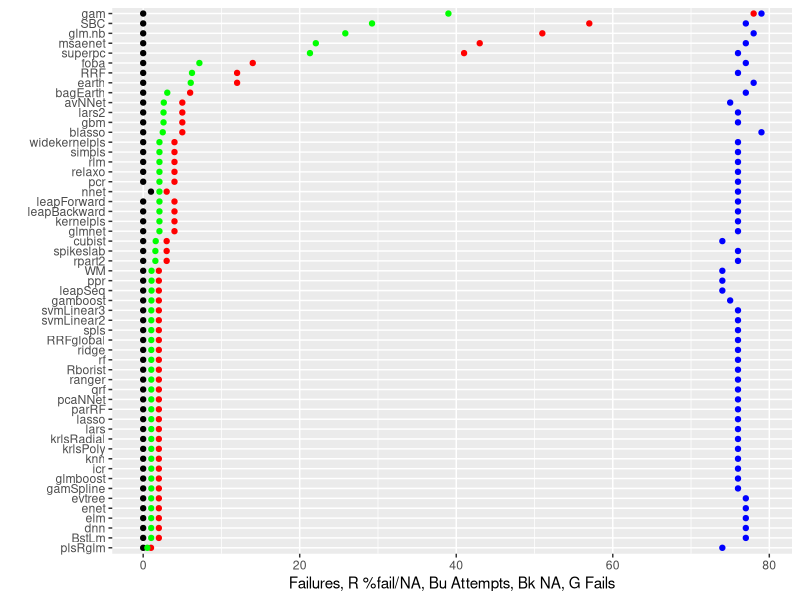
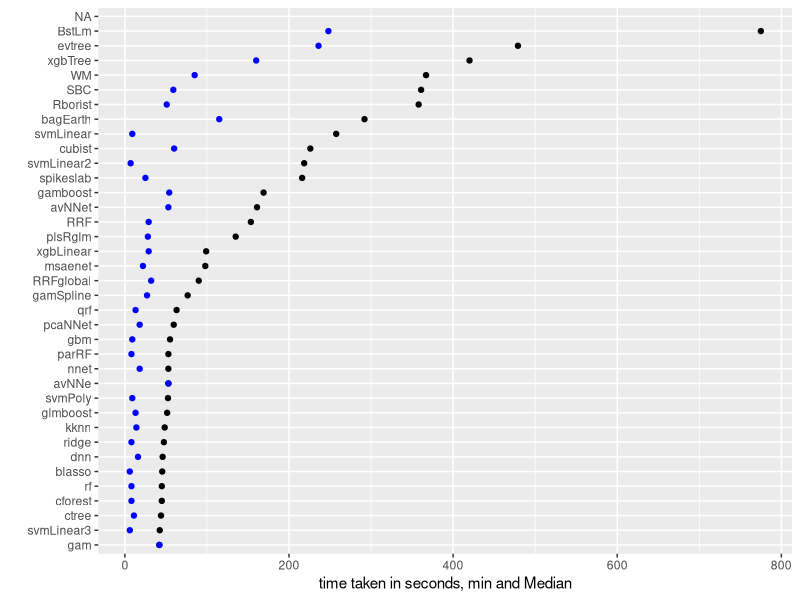
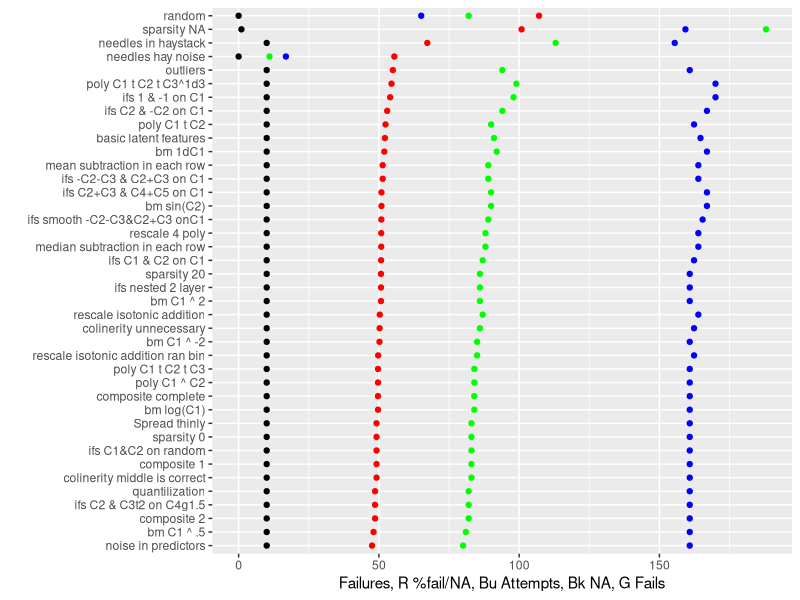
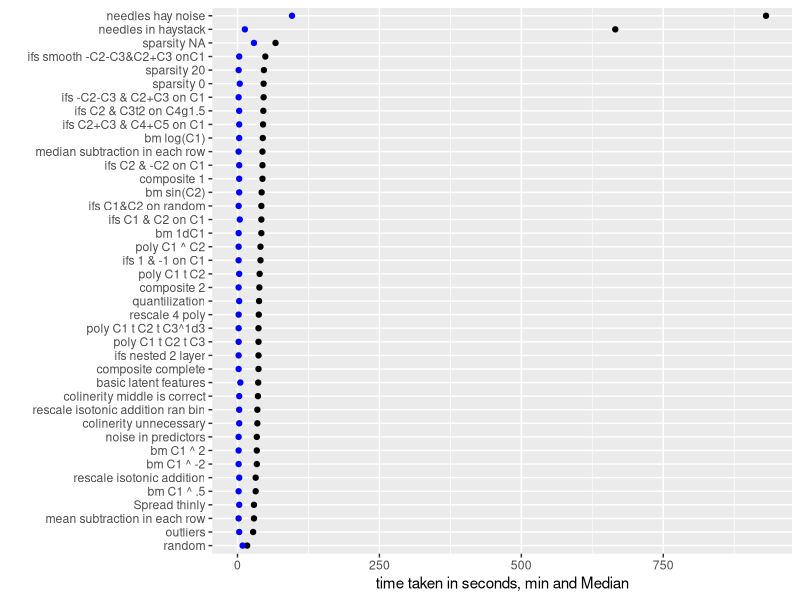
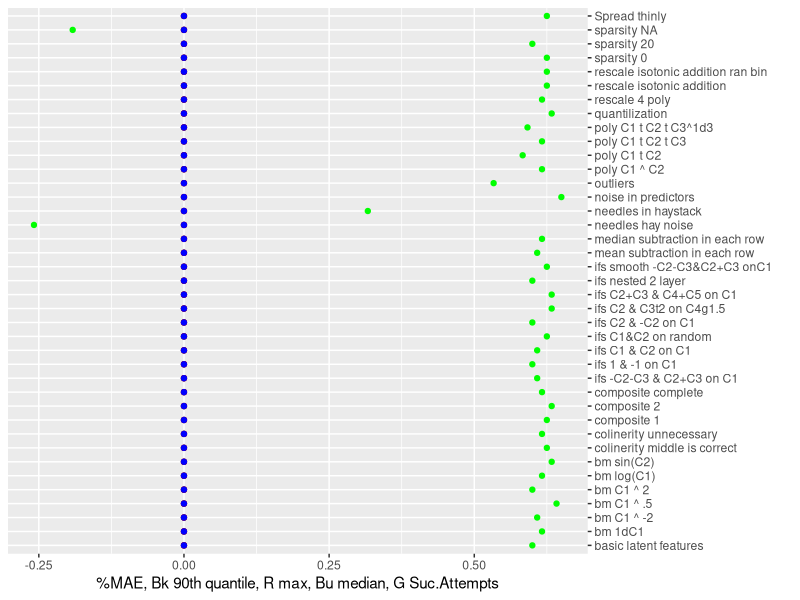
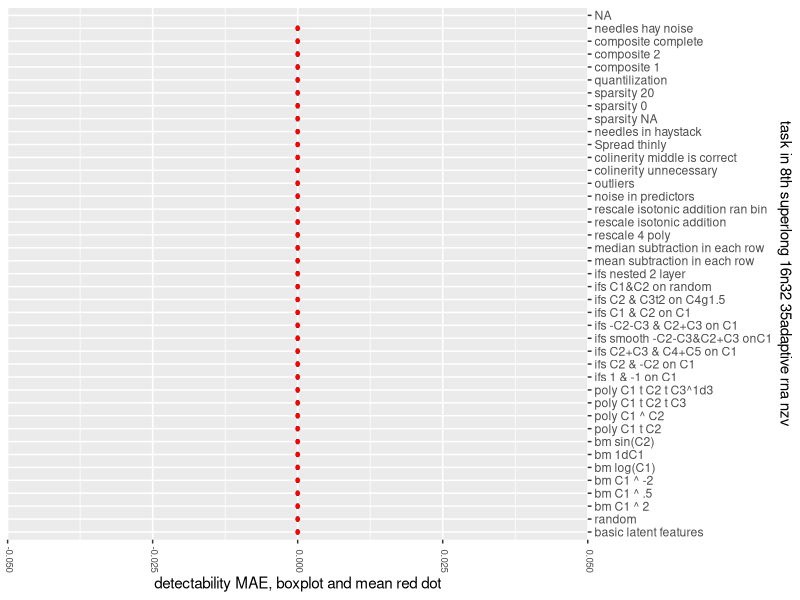
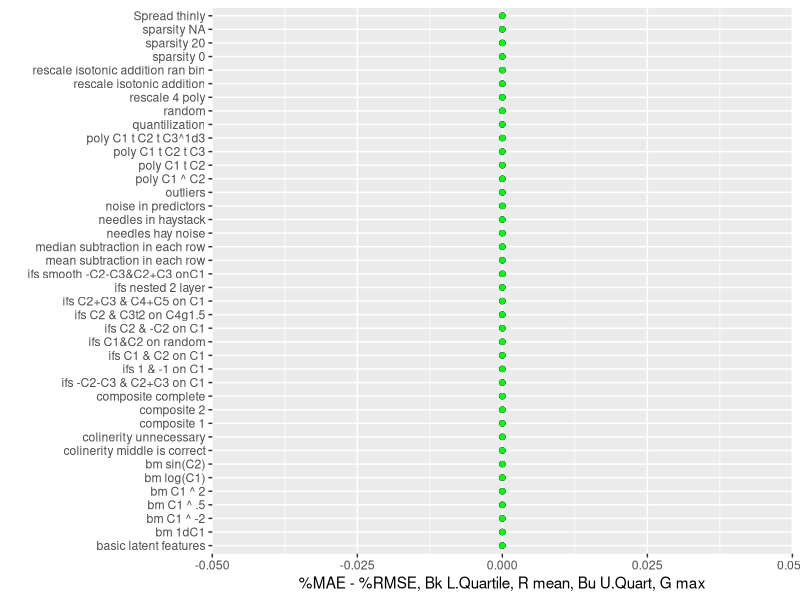
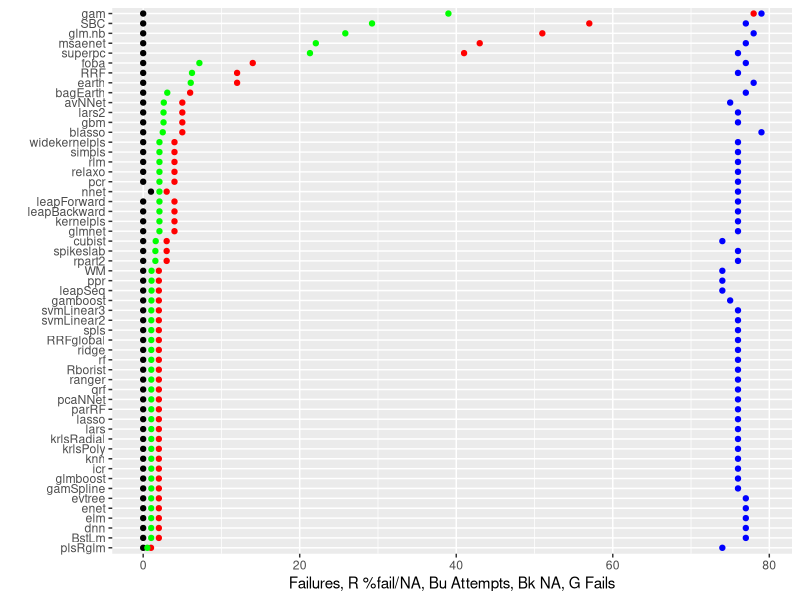

Recreate these plots in R, in order. (Note: this script raises an error after producing the figures.)
#ggplot: how  label, print to file
exp.name<-"8th superlong 16n32 35adaptive rna nzv"
mainDir<-getwd()
subDir<-exp.name
expiramentresults<-read.csv("8th superlong 16n32 35adaptive.csv", sep = ",",fill=TRUE, header = F,quote="",dec=".")
#gene.expect<-read.csv("gens names.csv", sep = ",",fill=TRUE, header = F,quote="",dec=".")
dir.create(file.path(mainDir, subDir))
setwd(file.path(mainDir, subDir))


library(ggplot2)    
library(reshape2) 
#######percent failed######
fails.df<-data.frame()
countr=0
for(algo in unique(expiramentresults[,7]))
{
  countr=countr+1
  fails.df[countr,1]<-algo
  fails.df[countr,2]<-as.numeric(sum(expiramentresults[,7]==algo))
  fails.df[countr,3]<-as.numeric(sum((expiramentresults[,1]=="Fail")*(expiramentresults[,7]==algo), na.rm = T))
  fails.df[countr,4]<-as.numeric(sum((is.na(expiramentresults[,1]))*(expiramentresults[,7]==algo)))
  fails.df[countr,5]<-(as.numeric(fails.df[countr,4])+as.numeric(fails.df[countr,3]))/as.numeric(fails.df[countr,2])
}
iti <- order(fails.df[,5],-fails.df[,4])
fails.df<-rbind(fails.df)[iti,]
write.table(fails.df,
            file = paste(exp.name,"Fails.csv", sep = ""), append =F, quote = F, sep = ",",
            eol = "\n", na = "", dec = ".", row.names = F,
            col.names = F, qmethod = "double")
not.interesting<-(fails.df[,5]==1) + (fails.df[,5]<.001)
I.fails.df<-fails.df[!not.interesting,]
library(ggplot2)

z<-ggplot(I.fails.df, aes(y = I.fails.df[,4], x = reorder(I.fails.df[,1], I.fails.df[,5]))) + geom_point()+ coord_flip()
z+ geom_point(colour="red",aes(I.fails.df[,1] ,I.fails.df[,3]),na.rm = TRUE)+
  geom_point(colour="blue",aes(I.fails.df[,1] ,I.fails.df[,2]))+
  geom_point(colour="green",aes(I.fails.df[,1] ,(I.fails.df[,5]*.5*max(I.fails.df[,2]))))+
  ylab(paste("Failures, R %fail/NA, Bu Attempts, Bk NA, G Fails")) + xlab("")
ggsave(paste(exp.name,"Fails.png", sep = ""),plot = last_plot(),scale = 3)

#####time taken#####
time.df<-data.frame()
countr=0
for(algo in unique(expiramentresults[,7]))
{
  countr=countr+1
  only.algo<-(expiramentresults[,7]==algo)
  time.df[countr,1]<-algo
  time.df[countr,2]<-min(expiramentresults[only.algo,17],na.rm = T)
  time.df[countr,3]<-median(expiramentresults[only.algo,17],na.rm = T)
  time.df[countr,4]<-mean(expiramentresults[only.algo,17],na.rm = T)
  time.df[countr,5]<-max(expiramentresults[only.algo,17],na.rm = T)
}
iti <- order(time.df[,3],time.df[,4])
time.df<-rbind(time.df)[iti,]
write.table(time.df,
            file = paste(exp.name,"Time.csv", sep = ""), append =F, quote = F, sep = ",",
            eol = "\n", na = "", dec = ".", row.names = F,
            col.names = F, qmethod = "double")
not.interesting<-(time.df[,3]<40) 
I.time.df<-time.df[!not.interesting,]

z<-ggplot(I.time.df, aes(y = I.time.df[,3], x = reorder(I.time.df[,1], I.time.df[,3]))) + geom_point()+ coord_flip()
z+   geom_point(colour="blue",aes(I.time.df[,1] ,I.time.df[,2]))+
  ylab(paste("time taken in seconds, min and Median")) + xlab("")


  #geom_point(colour="green",aes(I.time.df[,1] ,(I.time.df[,6]/max(I.time.df[,6]))))
  ggsave(paste(exp.name,"Time.png", sep = ""),plot = last_plot(),scale = 3)
  
#####success by task#### 
fails.df<-data.frame()
countr=0
for(algo in unique(expiramentresults[,10]))
{
  countr=countr+1
  fails.df[countr,1]<-algo
  fails.df[countr,2]<-as.numeric(sum(expiramentresults[,10]==algo))
  fails.df[countr,3]<-as.numeric(sum((expiramentresults[,1]=="Fail")*(expiramentresults[,10]==algo), na.rm = T))
  fails.df[countr,4]<-as.numeric(sum((is.na(expiramentresults[,1]))*(expiramentresults[,10]==algo)))
  fails.df[countr,5]<-(as.numeric(fails.df[countr,4])+as.numeric(fails.df[countr,3]))/as.numeric(fails.df[countr,2])
}
iti <- order(fails.df[,5],-fails.df[,4])
fails.df<-rbind(fails.df)[iti,]
write.table(fails.df,
            file = paste(exp.name,"FailsTask.csv", sep = ""), append =F, quote = F, sep = ",",
            eol = "\n", na = "", dec = ".", row.names = F,
            col.names = F, qmethod = "double")
not.interesting<-(fails.df[,5]==1) + (fails.df[,5]<.01)
I.fails.df<-fails.df#[!not.interesting,]


z<-ggplot(I.fails.df, aes(y = I.fails.df[,4], x = reorder(I.fails.df[,1], I.fails.df[,5]))) + geom_point()+ coord_flip()
z+ geom_point(colour="green",aes(I.fails.df[,1] ,I.fails.df[,3]),na.rm = TRUE)+
  geom_point(colour="blue",aes(I.fails.df[,1] ,I.fails.df[,2]*170/max(I.fails.df[,2])))+
  geom_point(colour="red",aes(I.fails.df[,1] ,(I.fails.df[,5]*.5*max(I.fails.df[,2]))))+
  ylab(paste("Failures, R %fail/NA, Bu Attempts, Bk NA, G Fails")) + xlab("")

ggsave(paste(exp.name,"FailTask.png", sep = ""),plot = last_plot(),scale = 3)

#####time taken by task#####
time.df<-data.frame()
countr=0
for(algo in unique(expiramentresults[,10]))
{
  countr=countr+1
  only.algo<-(expiramentresults[,10]==algo)
  time.df[countr,1]<-algo
  time.df[countr,2]<-min(expiramentresults[only.algo,17],na.rm = T)
  time.df[countr,3]<-median(expiramentresults[only.algo,17],na.rm = T)
  time.df[countr,4]<-mean(expiramentresults[only.algo,17],na.rm = T)
  time.df[countr,5]<-max(expiramentresults[only.algo,17],na.rm = T)
}
iti <- order(time.df[,3],time.df[,4])
time.df<-rbind(time.df)[iti,]
write.table(time.df,
            file = paste(exp.name,"TimeTask.csv", sep = ""), append =F, quote = F, sep = ",",
            eol = "\n", na = "", dec = ".", row.names = F,
            col.names = F, qmethod = "double")
not.interesting<-(time.df[,3]<40) 
I.time.df<-time.df#[!not.interesting,]

z<-ggplot(I.time.df, aes(y = I.time.df[,3], x = reorder(I.time.df[,1], I.time.df[,3]))) + geom_point()+ coord_flip()
z+   geom_point(colour="blue",aes(I.time.df[,1] ,I.time.df[,2]))+
  ylab(paste("time taken in seconds, min and Median")) + xlab("")
ggsave(paste(exp.name,"TimeTask.png", sep = ""),plot = last_plot(),scale = 3)

#geom_point(colour="red",aes(I.time.df[,1] ,I.time.df[,4]),na.rm = TRUE)
#+
#geom_point(colour="green",aes(I.time.df[,1] ,(I.time.df[,6]/max(I.time.df[,6]))))

######power to detect by task#####
exp.res.noF<-expiramentresults[,1]
exp.res.noF<-as.numeric(levels(exp.res.noF))[exp.res.noF]
exp.res.noF[is.na(exp.res.noF)]<-0
exp.res.noF[exp.res.noF<0]<-0
power.df<-data.frame()
countr=0
for(algo in unique(expiramentresults[,10]))
{
  countr=countr+1
  only.algo<-as.logical((expiramentresults[,10]==algo)*(expiramentresults[,1]!="Fail"))
  only.algo[is.na(only.algo)]<-F
  if(sum(only.algo, na.rm=T)<1) {
    countr=countr-1    
    next()}
  power.df[countr,1]<-algo
  power.df[countr,2]<-min(exp.res.noF[only.algo],na.rm = T)
  power.df[countr,3]<-median(exp.res.noF[only.algo],na.rm = T)
  power.df[countr,4]<-round(mean(exp.res.noF[only.algo],na.rm = T),digits = 3)
  power.df[countr,5]<-max(exp.res.noF[only.algo],na.rm = T)
  power.df[countr,6]<-sum(only.algo, na.rm=T)
  power.df[countr,7]<-round(quantile(exp.res.noF[only.algo], probs = .90, na.rm =T),digits = 3)
  power.df[countr,8]<-round(quantile(exp.res.noF[only.algo], probs = .75, na.rm =T),digits = 3)
  
}

iti <- order(power.df[,5],power.df[,7])
power.df<-rbind(power.df)[iti,]
write.table(power.df,
            file = paste(exp.name,"PowerTask.csv", sep = ""), append =F, quote = F, sep = ",",
            eol = "\n", na = "", dec = ".", row.names = F,
            col.names = F, qmethod = "double")
#power.df<-data.frame(power.df, row.names = 1:length(power.df[,1]))
not.interesting<-(power.df[,6]<10)+ is.na(power.df[,6]) 
I.power.df<-power.df[!not.interesting,]

z<-ggplot(I.power.df, aes(y = I.power.df[,7], x = reorder(I.power.df[,1], I.power.df[,5]))) + geom_point()+ coord_flip()
z+ geom_point(colour="red",aes(I.power.df[,1] ,I.power.df[,5]),na.rm = TRUE)+scale_x_discrete(position = "top")+
  geom_point(colour="blue",aes(I.power.df[,1] ,I.power.df[,3]))+
  #geom_point(colour="purple",aes(I.power.df[,1] ,I.power.df[,3]))+
  geom_point(colour="green",aes(I.power.df[,1] ,(I.power.df[,6]/max(I.power.df[,6])-.35)))+
  ylab(paste("%MAE, Bk 90th quantile, R max, Bu median, G Suc.Attempts")) + xlab("")
ggsave(paste(exp.name,"PowerTask.png", sep = ""),plot = last_plot(),scale = 3)

ttdd<-data.frame()
ttdz<-data.frame()
iti <- order(power.df[,4],power.df[,3])
power.df<-rbind(power.df)[iti,]
orderedlevels<-factor(expiramentresults[,10], power.df[,1],  ordered = T)
ttdz<-data.frame(exp.res.noF,orderedlevels)
ttdd<-ttdz[expiramentresults[,1]!="Fail",]

p <- ggplot(as.data.frame(ttdd), aes(x=melt(ttdd)[,1],y=melt(ttdd)[,3]))
p  +geom_boxplot(width=0.4) + stat_summary(fun.y = "mean", colour = "red", size = 1, geom = "point")+
  theme(axis.text.x=element_text(size=7, angle=270,hjust=0.95,vjust=0.2))+scale_x_discrete(position = "top")+
  xlab(paste("task in",exp.name)) + ylab("detectability MAE, boxplot and mean red dot") + coord_flip()

ggsave(paste(exp.name,"PowerTaskMean.png", sep = ""),plot = last_plot(),scale = 3)
#some algos are better at some category of tasks and missing them could affect statistic metric index
########difference between %MAE & %RMSE by task####
exp.res.noF<-expiramentresults[,1]
exp.res.noF<-as.numeric(levels(exp.res.noF))[exp.res.noF]
exp.res.noF[is.na(exp.res.noF)]<-0

exp.res.noF2<-expiramentresults[,2]
exp.res.noF2<-as.numeric(levels(exp.res.noF2))[exp.res.noF2]
exp.res.noF2[is.na(exp.res.noF2)]<-0
Results.Defactor<-data.frame(exp.res.noF,exp.res.noF2,expiramentresults[,3:length(expiramentresults[1,])])

exp.res.noFZ<-exp.res.noF;exp.res.noFZ2<-exp.res.noF2
for(countr in 1:length(exp.res.noFZ))
{if(exp.res.noFZ[countr]<0) exp.res.noFZ[countr]<-0
  if(exp.res.noFZ2[countr]<0) exp.res.noFZ2[countr]<-0 }
res.diff<-round((exp.res.noFZ-exp.res.noFZ2),digits = 3)
rel.res.diff<-(round((exp.res.noFZ-exp.res.noFZ2)/(exp.res.noFZ+exp.res.noFZ2),digits = 3))
rel.res.diff[is.na(rel.res.diff)]<-0

diff.df<-data.frame()
countr=0
for(algo in unique(Results.Defactor[,10]))
{
  countr=countr+1
  only.algo<-as.logical((Results.Defactor[,10]==algo)*(expiramentresults[,1]!="Fail"))
  only.algo[is.na(only.algo)]<-F
  if(sum(only.algo, na.rm=T)<1) {
    countr=countr-1    
    next()}
  diff.df[countr,1]<-algo
  diff.df[countr,2]<-sum(only.algo, na.rm=T)  
  fivenumber<-round(fivenum(res.diff[only.algo],na.rm = T),digits = 3)
  diff.df[countr,3]<-(fivenumber[1]);diff.df[countr,4]<-(fivenumber[2])
  diff.df[countr,5]<-(fivenumber[3]);diff.df[countr,6]<-(fivenumber[4]);diff.df[countr,7]<-(fivenumber[5])
  diff.df[countr,8]<-round(mean(res.diff[only.algo],na.rm = T),digits = 3)
  fivenumber<-round(fivenum(rel.res.diff[only.algo],na.rm = T),digits = 3)
  diff.df[countr,9]<-(fivenumber[1]);diff.df[countr,10]<-(fivenumber[2])
  diff.df[countr,11]<-(fivenumber[3]);diff.df[countr,12]<-(fivenumber[4]);diff.df[countr,13]<-(fivenumber[5])
  diff.df[countr,14]<-round(mean(rel.res.diff[only.algo],na.rm = T),digits = 3)
}

iti <- order(diff.df[,5],diff.df[,11])
diff.df<-rbind(diff.df)[iti,]
write.table(diff.df,
            file = paste(exp.name,"DiffTask.csv", sep = ""), append =F, quote = F, sep = ",",
            eol = "\n", na = "", dec = ".", row.names = F,
            col.names = F, qmethod = "double")
#diff.df<-data.frame(diff.df, row.names = 1:length(diff.df[,1]))
not.interesting<-(diff.df[,6]<10)+ is.na(diff.df[,6]) 
I.diff.df<-diff.df#[!not.interesting,]

z<-ggplot(I.diff.df, aes(y = I.diff.df[,4], x = reorder(I.diff.df[,1], I.diff.df[,8]))) + geom_point()+ coord_flip()
z+ geom_point(colour="red",aes(I.diff.df[,1] ,I.diff.df[,8]),na.rm = TRUE)+
  geom_point(colour="blue",aes(I.diff.df[,1] ,I.diff.df[,6]))+
  geom_point(colour="green",aes(I.diff.df[,1] ,(I.diff.df[,7])))+
  ylab(paste("%MAE - %RMSE, Bk L.Quartile, R mean, Bu U.Quart, G max")) + xlab("")
ggsave(paste(exp.name,"DiffTask.png", sep = ""),plot = last_plot(),scale = 3)

#########acceptable minimum ######
acceptablePloss<-.05
lowestFindScore<-.01
acceptAlgo.df<-data.frame()
acceptAlgo.df[1,1]<-NA
acceptAlgo.df[,c(1:400)]<-NA
acceptAlgo.Rdf<-data.frame()
acceptAlgo.Rdf[1,1]<-NA
acceptAlgo.Rdf[,c(1:400)]<-NA
countr=0
for(algo in unique(expiramentresults[,10]))
{
  countr=countr+1
  only.algo<-as.logical((expiramentresults[,10]==algo)*(expiramentresults[,1]!="Fail"))
  only.algo[is.na(only.algo)]<-F
  if(sum(only.algo, na.rm=T)<1) {
    countr=countr-1    
    next()}
  taskSeek=(power.df[,1]==algo)
  if(power.df[taskSeek,5]<lowestFindScore) {countr=countr-1 ; next()}
  minAccept<-power.df[taskSeek,5]*(1-acceptablePloss)
  acceptAlgo.df[countr,1]<-algo
  acceptAlgo<-as.logical((exp.res.noF>minAccept)*only.algo)
  acceptAlgo.df[countr,2]<-sum(acceptAlgo)
  acceptAlgo.df[countr,3]<-power.df[taskSeek,5]
  acceptAlgo.df[countr,4:(sum(acceptAlgo)+3)]<-as.character(expiramentresults[acceptAlgo,7])
  acceptAlgo.Rdf[countr,4:(sum(acceptAlgo)+3)]<-as.numeric(as.character(expiramentresults[acceptAlgo,1]))
 }

for(countr in 1:length(acceptAlgo.df[,3]))
{
  iti <- order(as.numeric(acceptAlgo.Rdf[countr,4:(acceptAlgo.df[countr,2]+3)]), decreasing = T)
  acceptAlgo.df[countr,4:(acceptAlgo.df[countr,2]+3)]<-(acceptAlgo.df[countr,4:(acceptAlgo.df[countr,2]+3)])[iti]
}

iti <- order(acceptAlgo.df[,3],acceptAlgo.df[,2])
#acceptAlgo.df<-rbind(acceptAlgo.df)[iti,]
gene.expect[,3]<-1#,gene.expect[length(acceptAlgo.df[,1]),3]
out<-data.frame(acceptAlgo.df[,1:2],acceptAlgo.df[,3:length(acceptAlgo.df[1,])])
write.table(out,
            file = paste(exp.name,acceptablePloss,"MinNecessary.csv", sep = ""), append =F, quote = F, sep = ",",
            eol = "\n", na = "", dec = ".", row.names = F,
            col.names = F, qmethod = "double")




######power to detect#####
exp.res.noF<-expiramentresults[,1]
exp.res.noF<-as.numeric(levels(exp.res.noF))[exp.res.noF]
exp.res.noF[is.na(exp.res.noF)]<-0
exp.res.noF[exp.res.noF<0]<-0

algPower.df<-data.frame()
countr=0
for(algo in unique(expiramentresults[,7]))
{
  countr=countr+1
  only.algo<-as.logical((expiramentresults[,7]==algo)*(expiramentresults[,1]!="Fail"))
  only.algo[is.na(only.algo)]<-F
  if(sum(only.algo, na.rm=T)<1) {
    countr=countr-1    
    next()}
  algPower.df[countr,1]<-algo
  algPower.df[countr,2]<-round(mean(exp.res.noF[only.algo],na.rm = T),digits = 3)

}

algo.max<-vector()
for(countr in 1:length(exp.res.noF)){
  for(task in 1:length(power.df[,1])){
    if(power.df[task,1]==expiramentresults[countr,10]){
      algo.max[countr]<-power.df[task,5]}}}

algo.max[algo.max<.2]<-.2
exp.res.noF<-exp.res.noF/algo.max
#exp.res.noF<-exp.res.noF+1-algo.max

#algPower.df<-data.frame()
countr=0
for(algo in unique(expiramentresults[,7]))
{
  countr=countr+1
  only.algo<-as.logical((expiramentresults[,7]==algo)*(expiramentresults[,1]!="Fail"))
  only.algo[is.na(only.algo)]<-F
  if(sum(only.algo, na.rm=T)<1) {
    countr=countr-1    
    next()}
  #algPower.df[countr,1]<-algo
  algPower.df[countr,3]<-min(exp.res.noF[only.algo],na.rm = T)
  algPower.df[countr,4]<-median(exp.res.noF[only.algo],na.rm = T)
  #algPower.df[countr,4]<-round(mean(exp.res.noF[only.algo],na.rm = T),digits = 3)
  algPower.df[countr,5]<-max(exp.res.noF[only.algo],na.rm = T)
  algPower.df[countr,6]<-sum(only.algo, na.rm=T)
  algPower.df[countr,7]<-round(quantile(exp.res.noF[only.algo], probs = c(.7), na.rm =T),digits = 3)
  algPower.df[countr,8]<-round(quantile(exp.res.noF[only.algo], probs = c(.8), na.rm =T),digits = 3)
  algPower.df[countr,9]<-round(quantile(exp.res.noF[only.algo], probs = c(.9), na.rm =T),digits = 3)
}

iti <- order(algPower.df[,4],algPower.df[,8])
algPower.df<-rbind(algPower.df)[iti,]
write.table(algPower.df,
            file = paste(exp.name,"Power.csv", sep = ""), append =F, quote = F, sep = ",",
            eol = "\n", na = "", dec = ".", row.names = F,
            col.names = F, qmethod = "double")
#algPower.df<-data.frame(algPower.df, row.names = 1:length(algPower.df[,1]))
not.interesting<-(algPower.df[,6]<20)+(algPower.df[,4]<.2)+ is.na(algPower.df[,6]) 
I.power.df<-algPower.df[!not.interesting,]

z<-ggplot(I.power.df, aes(y = I.power.df[,2], x = reorder(I.power.df[,1], I.power.df[,2]))) + 
  geom_point()+#+##+coord_flip()
  theme(axis.text.x=element_text(size=7, angle=270,hjust=0.95,vjust=0.2))+scale_x_discrete(position = "top")
z+ geom_point(colour="red",aes(I.power.df[,1] ,I.power.df[,8]),na.rm = TRUE)+
  geom_point(colour="blue",aes(I.power.df[,1] ,I.power.df[,5]))+
  xlab("") + ylab("%MAE, ord. by mean, G Succ.Attempts, Bk mean, Bu P R Max 90 80 quant of max for task") +
  geom_point(colour="purple",aes(I.power.df[,1] ,I.power.df[,9]))+
  geom_point(colour="green",aes(I.power.df[,1] ,(I.power.df[,6]/max(I.power.df[,6])-.45)))
ggsave(paste(exp.name,"Power.png", sep = ""),plot = last_plot(),scale = 3)

#some tasks are harder and thus improvement in them should count for more
#that affects the black mean but not red-blue bc 1-0 is % of max score on that task
#some algos are better at some category of tasks and these tasks are overepresented
#that affects the black mean but less red-blue bc as only method's best 20% matter
z<-ggplot(I.power.df, aes(y = I.power.df[,2], x = reorder(I.power.df[,1], I.power.df[,8]))) + 
  geom_point()+#+##+coord_flip()
  theme(axis.text.x=element_text(size=7, angle=270,hjust=0.95,vjust=0.2))+scale_x_discrete(position = "top")
z+ geom_point(colour="red",aes(I.power.df[,1] ,I.power.df[,8]),na.rm = TRUE)+
  geom_point(colour="blue",aes(I.power.df[,1] ,I.power.df[,5]))+
  xlab("") + ylab("%MAE, ord. by 80%, G Succ.Attempts, Bk mean, Bu P R Max 90 80 quant of max for task") +
  geom_point(colour="purple",aes(I.power.df[,1] ,I.power.df[,9]))+
  geom_point(colour="green",aes(I.power.df[,1] ,(I.power.df[,6]/max(I.power.df[,6])-.45)))
ggsave(paste(exp.name,"PowerReorder.png", sep = ""),plot = last_plot(),scale = 3)
z<-ggplot(I.power.df, aes(y = I.power.df[,2], x = reorder(I.power.df[,1], I.power.df[,9]))) + 
  geom_point()+#+##+coord_flip()
  theme(axis.text.x=element_text(size=7, angle=270,hjust=0.95,vjust=0.2))+scale_x_discrete(position = "top")
z+ geom_point(colour="red",aes(I.power.df[,1] ,I.power.df[,8]),na.rm = TRUE)+
  geom_point(colour="blue",aes(I.power.df[,1] ,I.power.df[,5]))+
  xlab("") + ylab("%MAE, ord. by 90%, G Succ.Attempts, Bk mean, Bu P R Max 90 80 quant of max for task") +
  geom_point(colour="purple",aes(I.power.df[,1] ,I.power.df[,9]))+
  geom_point(colour="green",aes(I.power.df[,1] ,(I.power.df[,6]/max(I.power.df[,6])-.45)))
ggsave(paste(exp.name,"PowerReorder2.png", sep = ""),plot = last_plot(),scale = 3)
################end#######
setwd(file.path(mainDir))
